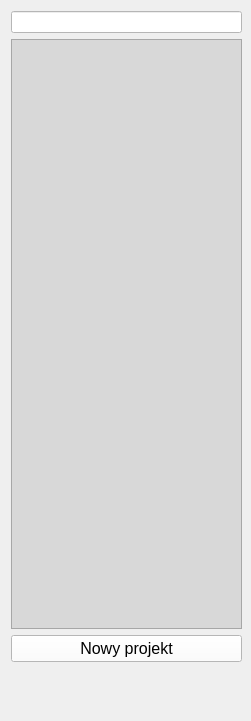
       <widget class="QWidget" name="widget" native="true">
        <property name="geometry">
         <rect>
          <x>0</x>
          <y>0</y>
          <width>251</width>
          <height>721</height>
         </rect>
        </property>
        <widget class="QWidget" name="layoutWidget">
         <property name="geometry">
          <rect>
           <x>11</x>
           <y>11</y>
           <width>231</width>
           <height>651</height>
          </rect>
         </property>
         <layout class="QVBoxLayout" name="verticalLayout">
          <item>
           <widget class="QLineEdit" name="lineEdit_search">
            <property name="styleSheet">
             <string notr="true">background-color: rgb(255, 255, 255);</string>
            </property>
           </widget>
          </item>
          <item>
           <widget class="QListWidget" name="ProjectList">
            <property name="font">
             <font>
              <pointsize>10</pointsize>
             </font>
            </property>
            <property name="styleSheet">
             <string notr="true">QWidget#ProjectList
{
	background-color: rgb(216, 216, 216);
}
</string>
            </property>
            <property name="selectionRectVisible">
             <bool>false</bool>
            </property>
           </widget>
          </item>
          <item>
           <widget class="QPushButton" name="pushButton_utworzProjekt">
            <property name="font">
             <font>
              <pointsize>12</pointsize>
             </font>
            </property>
            <property name="styleSheet">
             <string notr="true">background-color: rgb(255, 255, 255);</string>
            </property>
            <property name="text">
             <string>Nowy projekt</string>
            </property>
           </widget>
          </item>
         </layout>
        </widget>
       </widget>
